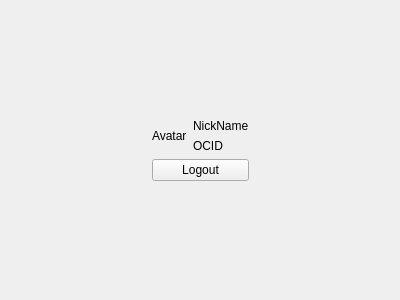
<?xml version="1.0" encoding="UTF-8"?>
<ui version="4.0">
 <class>Account</class>
 <widget class="QWidget" name="Account">
  <property name="geometry">
   <rect>
    <x>0</x>
    <y>0</y>
    <width>400</width>
    <height>300</height>
   </rect>
  </property>
  <property name="windowTitle">
   <string>Form</string>
  </property>
  <layout class="QHBoxLayout" name="horizontalLayout_2">
   <item>
    <spacer name="horizontalSpacer">
     <property name="orientation">
      <enum>Qt::Horizontal</enum>
     </property>
     <property name="sizeHint" stdset="0">
      <size>
       <width>134</width>
       <height>20</height>
      </size>
     </property>
    </spacer>
   </item>
   <item>
    <layout class="QVBoxLayout" name="verticalLayout_2">
     <item>
      <spacer name="verticalSpacer_2">
       <property name="orientation">
        <enum>Qt::Vertical</enum>
       </property>
       <property name="sizeHint" stdset="0">
        <size>
         <width>20</width>
         <height>40</height>
        </size>
       </property>
      </spacer>
     </item>
     <item>
      <layout class="QHBoxLayout" name="horizontalLayout">
       <item>
        <widget class="QLabel" name="avatar_label">
         <property name="text">
          <string>Avatar</string>
         </property>
        </widget>
       </item>
       <item>
        <layout class="QVBoxLayout" name="verticalLayout">
         <item>
          <widget class="QLabel" name="nickname_label">
           <property name="text">
            <string>NickName</string>
           </property>
          </widget>
         </item>
         <item>
          <widget class="QLabel" name="ocid_label">
           <property name="text">
            <string>OCID</string>
           </property>
          </widget>
         </item>
        </layout>
       </item>
      </layout>
     </item>
     <item>
      <widget class="QPushButton" name="logout_btn">
       <property name="text">
        <string>Logout</string>
       </property>
      </widget>
     </item>
     <item>
      <spacer name="verticalSpacer">
       <property name="orientation">
        <enum>Qt::Vertical</enum>
       </property>
       <property name="sizeHint" stdset="0">
        <size>
         <width>20</width>
         <height>40</height>
        </size>
       </property>
      </spacer>
     </item>
    </layout>
   </item>
   <item>
    <spacer name="horizontalSpacer_2">
     <property name="orientation">
      <enum>Qt::Horizontal</enum>
     </property>
     <property name="sizeHint" stdset="0">
      <size>
       <width>134</width>
       <height>20</height>
      </size>
     </property>
    </spacer>
   </item>
  </layout>
 </widget>
 <resources/>
 <connections/>
</ui>
